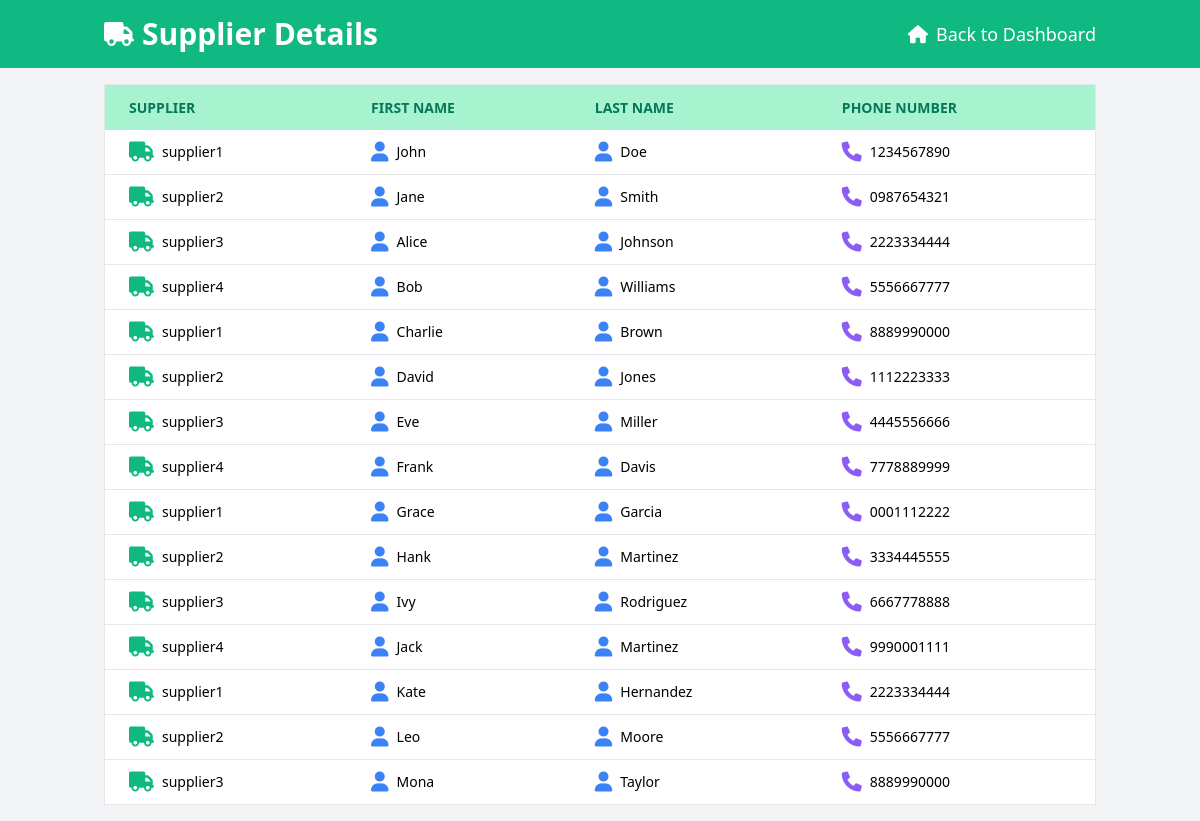
The app's page /dashboard/supplier/ with its own data.
### dashboard/models.py (models this page shows, shortened)
class SupplierDetails(models.Model):
    SUPPLIER_CHOICES = [
        ('supplier1', 'Supplier 1'),
        ('supplier2', 'Supplier 2'),
        ('supplier3', 'Supplier 3'),
        ('supplier4', 'Supplier 4'),
    ]
    supplier = models.CharField(max_length=50, choices=SUPPLIER_CHOICES)
    first_name = models.CharField(max_length=50)
    last_name = models.CharField(max_length=50)
    phone_number = models.CharField(max_length=15)

### dashboard/views.py (the view)
# urls.py: path('dashboard/supplier/', views.supplier, name='supplier'),
def supplier(request):
    suppliers = SupplierDetails.objects.all()
    return render(request, 'supplier.html', {'suppliers': suppliers})

### templates/supplier.html (shortened to what this page needs)
<!DOCTYPE html>
<html lang="en">
<head>
    <link href="https://cdn.jsdelivr.net/npm/tailwindcss@2.2.19/dist/tailwind.min.css" rel="stylesheet">
    <link href="https://cdnjs.cloudflare.com/ajax/libs/font-awesome/6.0.0-beta3/css/all.min.css" rel="stylesheet">
</head>
<body class="bg-gray-100">
    <header class="bg-green-500 text-white py-4">
        <div class="container mx-auto px-4 flex justify-between items-center">
            <h1 class="text-3xl font-bold flex items-center">
                <i class="fas fa-truck text-2xl mr-2"></i>
                Supplier Details
            </h1>
            <a href="{% url 'dashboard' %}" class="text-lg flex items-center">
                <i class="fas fa-home mr-2"></i> Back to Dashboard
            </a>
        </div>
    </header>
    <div class="container mx-auto p-4">
        <div class="overflow-x-auto">
            <table class="min-w-full bg-white border border-gray-200">
                <thead>
                    <tr class="bg-green-200 text-green-700 uppercase text-sm leading-normal">
                        <th class="py-3 px-6 text-left">Supplier</th>
                        <th class="py-3 px-6 text-left">First Name</th>
                        <th class="py-3 px-6 text-left">Last Name</th>
                        <th class="py-3 px-6 text-left">Phone Number</th>
                    </tr>
                </thead>
                <tbody class="text-sm font-light">
                    {% for supplier in suppliers %}
                    <tr class="border-b border-gray-200 hover:bg-green-100">
                        <td class="py-3 px-6 text-left whitespace-nowrap">
                            <div class="flex items-center">
                                <i class="fas fa-truck text-xl text-green-500 mr-2"></i>
                                <span>{{ supplier.supplier }}</span>
                            </div>
                        </td>
                        <td class="py-3 px-6 text-left">
                            <div class="flex items-center">
                                <i class="fas fa-user text-xl text-blue-500 mr-2"></i>
                                <span>{{ supplier.first_name }}</span>
                            </div>
                        </td>
                        <td class="py-3 px-6 text-left">
                            <div class="flex items-center">
                                <i class="fas fa-user text-xl text-blue-500 mr-2"></i>
                                <span>{{ supplier.last_name }}</span>
                            </div>
                        </td>
                        <td class="py-3 px-6 text-left">
                            <div class="flex items-center">
                                <i class="fas fa-phone text-xl text-purple-500 mr-2"></i>
                                <span>{{ supplier.phone_number }}</span>
                            </div>
                        </td>
                    </tr>
                    {% empty %}
                    <tr>
                        <td class="py-4 px-6 text-center text-gray-600" colspan="4">No suppliers available.</td>
                    </tr>
                    {% endfor %}
                </tbody>
            </table>
        </div>
    </div>
</body>
</html>

### records on screen
SupplierDetails: supplier "supplier1", first_name "John", last_name "Doe", phone_number "1234567890"
SupplierDetails: supplier "supplier2", first_name "Jane", last_name "Smith", phone_number "0987654321"
SupplierDetails: supplier "supplier3", first_name "Alice", last_name "Johnson", phone_number "2223334444"
SupplierDetails: supplier "supplier4", first_name "Bob", last_name "Williams", phone_number "5556667777"
SupplierDetails: supplier "supplier1", first_name "Charlie", last_name "Brown", phone_number "8889990000"
SupplierDetails: supplier "supplier2", first_name "David", last_name "Jones", phone_number "1112223333"
SupplierDetails: supplier "supplier3", first_name "Eve", last_name "Miller", phone_number "4445556666"
SupplierDetails: supplier "supplier4", first_name "Frank", last_name "Davis", phone_number "7778889999"
SupplierDetails: supplier "supplier1", first_name "Grace", last_name "Garcia", phone_number "0001112222"
SupplierDetails: supplier "supplier2", first_name "Hank", last_name "Martinez", phone_number "3334445555"
SupplierDetails: supplier "supplier3", first_name "Ivy", last_name "Rodriguez", phone_number "6667778888"
SupplierDetails: supplier "supplier4", first_name "Jack", last_name "Martinez", phone_number "9990001111"
SupplierDetails: supplier "supplier1", first_name "Kate", last_name "Hernandez", phone_number "2223334444"
SupplierDetails: supplier "supplier2", first_name "Leo", last_name "Moore", phone_number "5556667777"
SupplierDetails: supplier "supplier3", first_name "Mona", last_name "Taylor", phone_number "8889990000"
